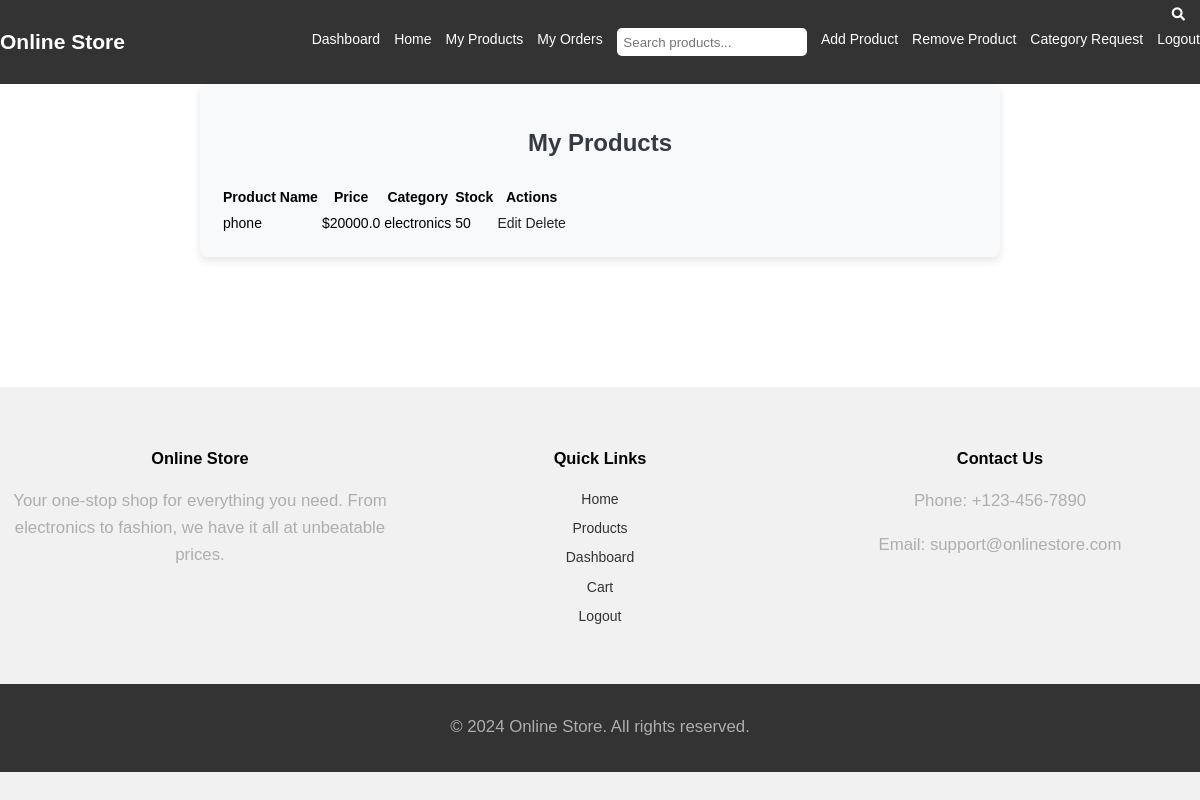
The app's page /my_products (signed in) with its own data.
### models.py (models this page shows, shortened)
class Product(db.Model):
    id = db.Column(db.Integer, primary_key=True)
    name = db.Column(db.String(100), nullable=False)
    price = db.Column(db.Float, nullable=False)
    stock = db.Column(db.Integer, nullable=False)
    category = db.Column(db.String(100), nullable=False)
    image1 = db.Column(db.String(120), nullable=True)
    image2 = db.Column(db.String(120), nullable=True)
    image3 = db.Column(db.String(120), nullable=True)
    image4 = db.Column(db.String(120), nullable=True)
    user_id = db.Column(db.Integer, db.ForeignKey('user.id'), nullable=False)
    seller_id = db.Column(db.Integer, db.ForeignKey('seller.id'), nullable=False)
    orders = db.relationship('Order', backref='product', lazy=True)
    authenticated = db.Column(db.Boolean, default=False)

### main.py (the view)
@app.route('/my_products')
@login_required
def my_products():
    products = Product.query.filter_by(seller_id=current_user.id).all()
    return render_template('my_products.html', products=products)

### main.py (called while the page is built)
@login_manager.user_loader
def load_user(user_id):
    return User.query.get(int(user_id))

### templates/my_products.html
{% extends "seller_base.html" %}
{% block content %}
<div class="container mt-5">
    <h2>My Products</h2>
    <table class="table table-striped">
        <thead>
            <tr>
                <th>Product Name</th>
                <th>Price</th>
                <th>Category</th>
                <th>Stock</th>
                <th>Actions</th>
            </tr>
        </thead>
        <tbody>
            {% for product in products %}
            <tr>
                <td>{{ product.name }}</td>
                <td>${{ product.price }}</td>
                <td>{{ product.category }}</td>
                <td>{{ product.stock }}</td>
                <td>
                    <a href="/edit_product/{{ product.id }}" class="btn btn-warning btn-sm">Edit</a>
                    <a href="/delete_product/{{ product.id }}" class="btn btn-danger btn-sm">Delete</a>
                </td>
            </tr>
            {% else %}
            <tr>
                <td colspan="5" class="text-center">No products found</td>
            </tr>
            {% endfor %}
        </tbody>
    </table>
</div>
{% endblock %}

### static/style.css (style rules this page uses)
:root { --accent-color: #717171; --white-color: #fff; --black-color: #000; --gray-color: #F3F3F3; --gray-color-300: #D8D8D8; --gray-color-500: #AEAEAE; --gray-color-800: #3A3A3A; --light-gray-color: #D7DDDF; --primary-color: #72AEC8; --bs-primary-rgb: 114,174,200; --light-color: #f8f9fa; --dark-color: #212529; --light-blue-color: #EDF1F3; --navbar-color-color: #131814; --swiper-theme-color: #4A4A4A; --swiper-pagination-color: #4A4A4A; }
:root { --body-font : "Lato", sans-serif; --heading-font : "Jost", sans-serif; }
*, *::before, *::after { -webkit-box-sizing: border-box; -moz-box-sizing: border-box; box-sizing: border-box; }
html { box-sizing: border-box; }
body { font-family: var(--body-font); font-size: 14px; font-weight: 500; line-height: 1.6; margin: 0; }
a { color: var(--dark-color); text-decoration: none; transition: 0.3s color ease-out; }

### templates/seller_base.html (style rules this page uses)
body { font-family: Arial, sans-serif; margin: 0; padding: 0; display: flex; flex-direction: column; min-height: 100vh; }
.container.mt-5 { max-width: 800px; margin: 0 auto; padding: 20px; background-color: #f8f9fa; border-radius: 8px; box-shadow: 0 4px 8px rgba(0, 0, 0, 0.1); }
.container.mt-5 h2 { margin-bottom: 20px; font-size: 24px; color: #343a40; text-align: center; }

### records on screen
Product: name "phone", price "20000.0", category "electronics", stock "50"
